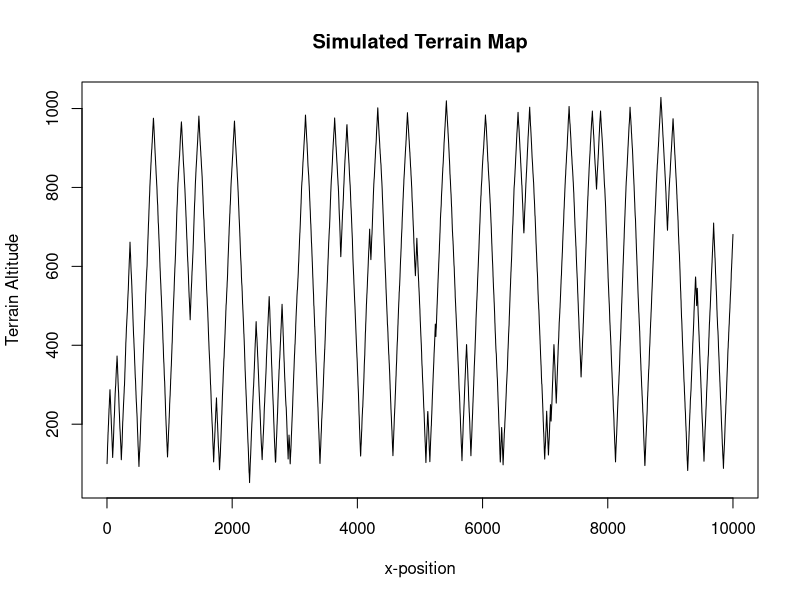

The R script that drew this image:
## ---- chunk 1
knitr::opts_chunk$set(echo = TRUE)
## ---- chunk 2
gen_data_pts <- function(n) {
    output_vec <- numeric(n)
    plain_area <- c(0, 200)
    peak_area <- c(800, 1200)
    fixed_sd <- 1
    cur_pt <- 100
    cur_sign <- 1
    for (i in 1:n) {
        output_vec[i] <- cur_pt
        # Rejection to differentiate from Brownian motion
        while (TRUE) {
            if (cur_pt >= plain_area[1] && cur_pt <= plain_area[2]) {
                # plain logic
                cur_mean <- 3
            }
            if (cur_pt >= peak_area[1] && cur_pt <= peak_area[2]) {
                # peak logic
                cur_mean <- 3
            } else {
                # hill logic
                cur_mean <- rnorm(1, mean = 4, sd = 1)
            }
            cur_slope <- rnorm(1, mean = cur_mean, sd = fixed_sd)
            break
        }
        # Sign Logic
        # High chance to go up in plain_area
        # Legit chance to go downhills in peak_area
        # Minor chance to flip in other areas
        if (cur_pt >= plain_area[1] && cur_pt <= plain_area[2]) {
            # plain logic
            u <- runif(1, 0, 1.15 - abs(cur_pt - plain_area[1]) / (plain_area[2] - plain_area[1]))
            if (u >= 0.5) {
                cur_sign <- 1
            }
        }
        if (cur_pt >= peak_area[1] && cur_pt <= peak_area[2]) {
            # peak logic
            u <- runif(1, 0, 1.12 - abs(cur_pt - peak_area[2]) / (peak_area[2] - peak_area[1]))
            if (u >= 0.5) {
                cur_sign <- -1
            }
        } else {
            # hill logic
            u <- runif(1, 0, 5)
            if (u < 0.02) {
                cur_sign <- -cur_sign
            }
        }
        # Finally, clip logic to make sure pts are in range
        cur_pt <- cur_sign * cur_slope + cur_pt
        if (cur_pt < plain_area[1]) cur_pt <- plain_area[1]
        if (cur_pt > peak_area[2]) cur_pt <- peak_area[2]
    }
    output_vec
}
## ---- chunk 3
set.seed(1221112)
n <- 10000
x <- 1:n
y <- gen_data_pts(n)
plot(x, y, type = "l", main = "Simulated Terrain Map", xlab = "x-position", ylab = "Terrain Altitude")
## ---- chunk 4
write.csv(y, file = "terrain.csv")
